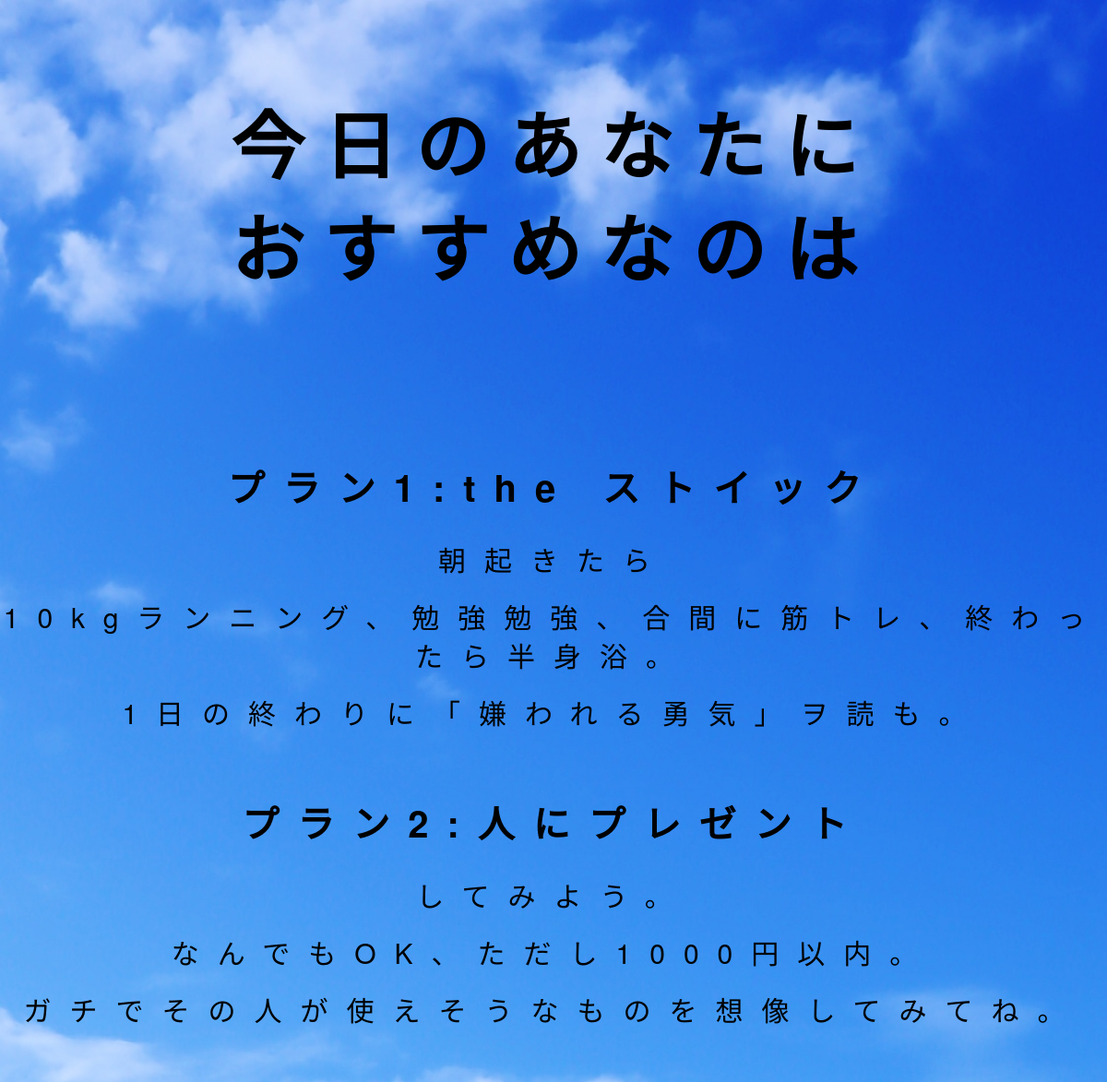
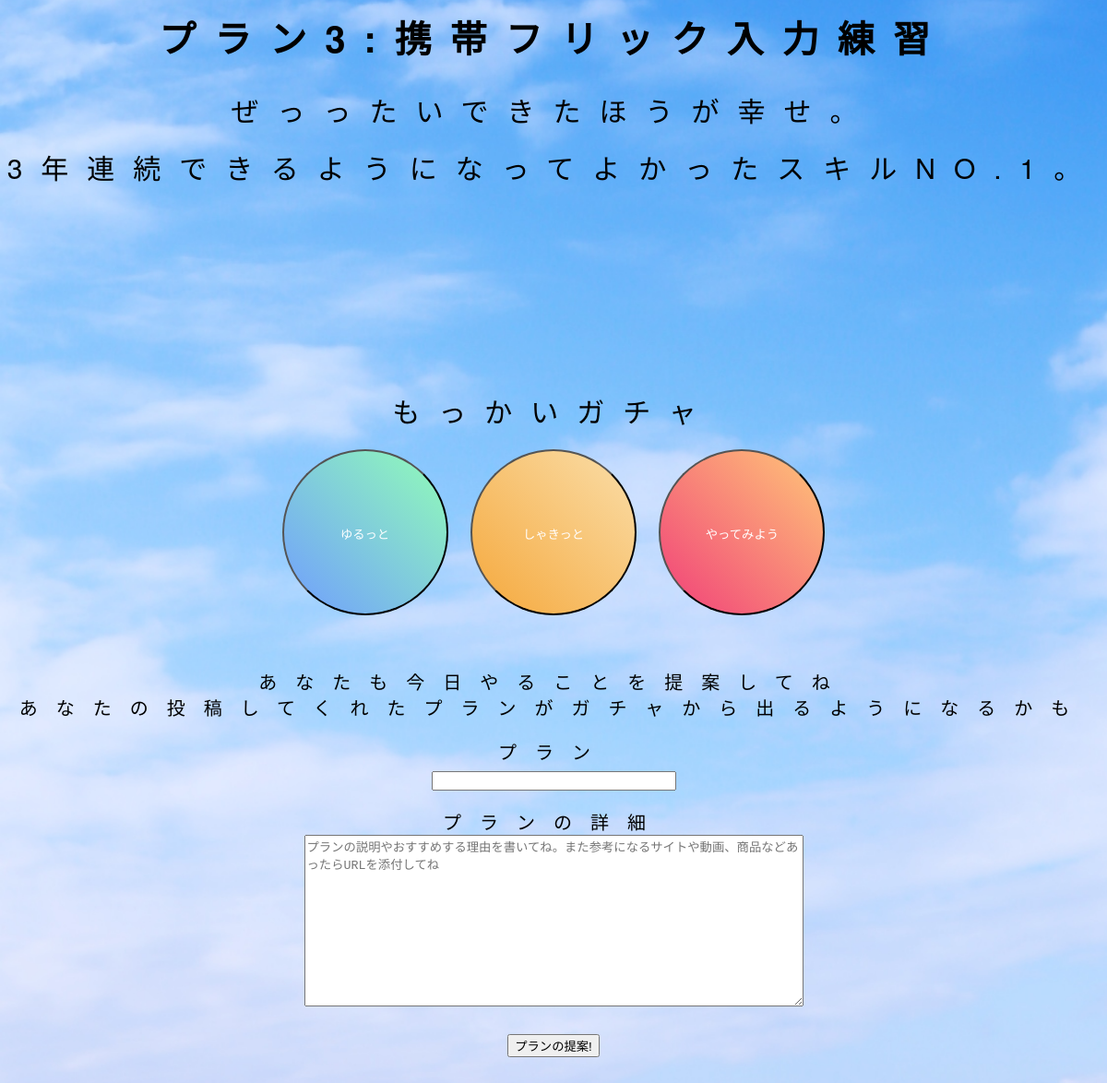
Page /fine on the committed database (2 pictures, top to bottom).
### tables this page shows
CREATE TABLE "plan_shakitto" (
	"id"	INTEGER,
	"plan_name"	TEXT,
	"plan_details"	TEXT,
	"plan_details2"	TEXT,
	"url"	TEXT,
	PRIMARY KEY("id" AUTOINCREMENT)
);

### app.py (the view)
@app.route("/fine")
def finetest():
  conn = sqlite3.connect('todogacha.db')
  c = conn.cursor()
  c.execute("select plan_name, plan_details,plan_details2,url from plan_shakitto ORDER BY random() LIMIT 3")
  user_info = c.fetchall()
  c.close()
  return render_template("result.html", user_info = user_info,)

### templates/result.html (shortened to what this page needs)
<!DOCTYPE html>
<html lang="ja">
<head>
    <link rel="stylesheet" href="../static/css/style_sp.css" media="screen and (max-width:767px)">
    <link rel="stylesheet" href="../static/css/style_pc.css" media="screen and (min-width:768px)">
</head>
<body>
    <div class= "result-head">
        <h1>今日のあなたに<br>おすすめなのは</h1>
    </div>
    <div class = "result-wrapper">
        <div class = "result">
            <h2>プラン1:{{user_info[0][0]}}</h2>
            <p>{{user_info[0][1]}}</p>
            <p>{{user_info[0][2]}}</p>
            <p>{{user_info[0][3]}}</p>
        </div>
        <div class = "result">
            <h2>プラン2:{{user_info[1][0]}}</h2>
            <p>{{user_info[1][1]}}</p>
            <p>{{user_info[1][2]}}</p>
            <p>{{user_info[1][3]}}</p>
        </div>
        <div class = "result">
            <h2>プラン3:{{user_info[2][0]}}</h2>
            <p>{{user_info[2][1]}}</p>
            <p>{{user_info[2][2]}}</p>
            <p>{{user_info[2][3]}}</p>
        </div>
    </div>
    <div class = "twitter">
    </div>
    <div class = "re-try">
        <p>もっかいガチャ</p>
        <input type="button" class="btn-circle-fishy-blue" onClick="location.href='/relux'" value="ゆるっと">
        <input type="button" class="btn-circle-fishy-yellow" onClick="location.href='/fine'" value="しゃきっと">
        <input type="button" class="btn-circle-fishy-pink" onClick="location.href='/try'" value="やってみよう">
    </div>
    <div class="suggestion">
        <p> あなたも今日やることを提案してね<br>あなたの投稿してくれたプランがガチャから出るようになるかも</p>
        <form action="/suggestion" method="POST">
            <p>プラン<br>
            <input type="text" size="30px" name="plan_name" id="plan_form"></p>
            <p>プランの詳細<br>
            <textarea name="plan_detail" cols="65" rows="12" placeholder="プランの説明やおすすめする理由を書いてね。また参考になるサイトや動画、商品などあったらURLを添付してね"></textarea></p>
            <p><input type="submit" name="save" value="プランの提案!" class="btn-gradient-radius"></p>
        </form>
    </div>
</body>
</html>

### static/css/style_sp.css (style rules this page uses)
html { overflow-y: scroll; }
body, h1, h2, h3, h4, h5, p, ul, ol, li, dl, dt, dd { margin: 0px; padding: 0px; }
body { background: #fff; text-align: center; font-size: 16px; line-height: 1.4; min-width: 100%; -webkit-text-size-adjust: 100%; background-image: url("../img2/sky.jpg"); background-size: cover; font-family: "Noto sans Japanise","ヒラギノ角ゴ pro w3","Hiragino Gothic Pro","ヒラギノ角ゴ ProN w3","hiragino kaku Gothic ProN","遊ゴシック",YuGOthic,"メイリオ","Meiryo","HGPｺﾞｼｯｸM","Osaka","ＭＳ Ｐゴシック",sans-serif,Century Goghic,Arial; ; }
body { font-family: "Helvetica Neue", Arial, "Hiragino Kaku Gothic ProN", "Hiragino Sans", Meiryo, sans-serif; }
.btn-circle-fishy-blue { display: inline-block; text-decoration: none; color: #FFF; width: 80px; height: 80px; line-height: 80px; border-radius: 50%; text-align: center; overflow: hidden; background-image: linear-gradient(45deg, #709dff 0%, #91fdb7 100%); transition: .4s; font-size: 8px; }
.btn-circle-fishy-yellow { display: inline-block; text-decoration: none; color: #FFF; width: 80px; height: 80px; line-height: 80px; border-radius: 50%; text-align: center; overflow: hidden; background-image: linear-gradient(45deg,#f5a83c 0%, #fadea9 100%); transition: .4s; font-size: 8px; }
.btn-circle-fishy-pink { display: inline-block; text-decoration: none; color: #FFF; width: 80px; height: 80px; line-height: 80px; border-radius: 50%; text-align: center; overflow: hidden; background-image: linear-gradient(45deg,#F13F79 0%,#FFC778 100%); transition: .4s; font-size: 8px; }
.result-head { margin: 50px auto; }
.result-head h1 { font-size: 30px; }
.result-wrapper { margin: 0 auto 30px auto; }
.result-wrapper .result h2 { font-size: 18px; padding-bottom: 18px; }
.result-wrapper .result p { font-size: 14px; padding-bottom: 14px; }
.re-try { margin: 20px 0; }
.suggestion p { margin-bottom: 20px; }

### static/css/style_pc.css (style rules this page uses)
html { overflow-y: scroll; }
body, h1, h2, h3, h4, h5, p, ul, ol, li, dl, dt, dd { margin: 0px; padding: 0px; }
body { letter-spacing: 20px; text-align: center; font-size: 16px; line-height: 1.4; min-width: 100%; -webkit-text-size-adjust: 100%; background-image: url("../img2/sky.jpg"); background-size: cover; margin: 0 auto; }
body { font-family: "Noto sans Japanise","ヒラギノ角ゴ pro w3","Hiragino Gothic Pro","ヒラギノ角ゴ ProN w3","hiragino kaku Gothic ProN","遊ゴシック",YuGOthic,"メイリオ","Meiryo","HGPｺﾞｼｯｸM","Osaka","ＭＳ Ｐゴシック",sans-serif,Century Goghic,Arial; ; }
body { font-family: "Helvetica Neue", Arial, "Hiragino Kaku Gothic ProN", "Hiragino Sans", Meiryo, sans-serif; }
.btn-circle-fishy-blue { color: #FFF; width: 180px; height: 180px; line-height: 180px; border-radius: 50%; background-image: linear-gradient(45deg, #709dff 0%, #91fdb7 100%); transition: .4s; }
.btn-circle-fishy-yellow { display: inline-block; text-decoration: none; color: #FFF; width: 180px; height: 180px; line-height: 180px; border-radius: 50%; background-image: linear-gradient(45deg,#f5a83c 0%, #fadea9 100%); transition: .4s; }
.btn-circle-fishy-pink { display: inline-block; text-decoration: none; color: #FFF; width: 180px; height: 180px; line-height: 180px; border-radius: 50%; background-image: linear-gradient(45deg,#F13F79 0%,#FFC778 100%); transition: .4s; }
.result-head { margin: 0 auto; height: 200px; padding: 100px 0 200px 0; }
.result-head h1 { font-size: 80px; }
.result-wrapper { margin: 0 auto; }
.result { padding-bottom: 50px; }
.result h2 { font-size: 40px; margin-bottom: 30px; }
.result p { font-size: 30px; margin-bottom: 20px; }
.twitter { padding: 20px 0; }
.re-try { height: 250px; margin: 50px auto; }
.re-try p { font-size: 30px; margin-bottom: 20px; }
.suggestion { margin: 50px auto; }
.suggestion p { font-size: 20px; margin-bottom: 20px; }

### rows in the picture
plan_shakitto: plan_name "the ストイック", plan_details "朝起きたら", plan_details2 "10kgランニング、勉強勉強、合間に筋トレ、終わったら半身浴。", url "1日の終わりに「嫌われる勇気」ヲ読も。"
plan_shakitto: plan_name "人にプレゼント", plan_details "してみよう。", plan_details2 "なんでもOK、ただし1000円以内。", url "ガチでその人が使えそうなものを想像してみてね。"
plan_shakitto: plan_name "携帯フリック入力練習", plan_details "ぜっったいできたほうが幸せ。", plan_details2 "3年連続できるようになってよかったスキルNO.1。"
